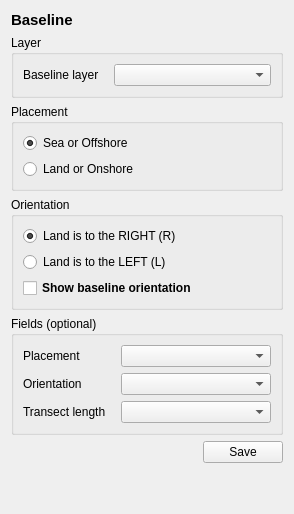
      <widget class="QWidget" name="tab_baseline">
       <attribute name="icon">
        <iconset>
         <normaloff>gui/icons/baseline.svg</normaloff>gui/icons/baseline.svg</iconset>
       </attribute>
       <attribute name="title">
        <string/>
       </attribute>
       <attribute name="toolTip">
        <string>Baseline</string>
       </attribute>
       <attribute name="whatsThis">
        <string>Shorelines</string>
       </attribute>
       <layout class="QVBoxLayout" name="verticalLayout">
        <item>
         <widget class="QLabel" name="label_37">
          <property name="font">
           <font>
            <pointsize>11</pointsize>
            <weight>75</weight>
            <bold>true</bold>
           </font>
          </property>
          <property name="text">
           <string>Baseline</string>
          </property>
          <property name="margin">
           <number>5</number>
          </property>
         </widget>
        </item>
        <item>
         <widget class="QGroupBox" name="gb_baseline_params">
          <property name="sizePolicy">
           <sizepolicy hsizetype="Preferred" vsizetype="Fixed">
            <horstretch>0</horstretch>
            <verstretch>0</verstretch>
           </sizepolicy>
          </property>
          <property name="title">
           <string>Layer</string>
          </property>
          <layout class="QFormLayout" name="formLayout_2">
           <property name="horizontalSpacing">
            <number>15</number>
           </property>
           <item row="0" column="0">
            <widget class="QLabel" name="label_13">
             <property name="text">
              <string>Baseline layer</string>
             </property>
            </widget>
           </item>
           <item row="0" column="1">
            <widget class="QgsMapLayerComboBox" name="qmlcb_baseline_baseline_layer">
             <property name="showCrs">
              <bool>true</bool>
             </property>
            </widget>
           </item>
          </layout>
         </widget>
        </item>
        <item>
         <widget class="QGroupBox" name="gb_baseline_placement">
          <property name="sizePolicy">
           <sizepolicy hsizetype="Preferred" vsizetype="Fixed">
            <horstretch>0</horstretch>
            <verstretch>0</verstretch>
           </sizepolicy>
          </property>
          <property name="title">
           <string>Placement</string>
          </property>
          <layout class="QFormLayout" name="formLayout_3">
           <item row="0" column="0">
            <widget class="QRadioButton" name="rb_baseline_placement_sea">
             <property name="cursor">
              <cursorShape>PointingHandCursor</cursorShape>
             </property>
             <property name="text">
              <string>Sea or Offshore</string>
             </property>
             <property name="checked">
              <bool>true</bool>
             </property>
            </widget>
           </item>
           <item row="1" column="0">
            <widget class="QRadioButton" name="rb_baseline_placement_land">
             <property name="cursor">
              <cursorShape>PointingHandCursor</cursorShape>
             </property>
             <property name="text">
              <string>Land or Onshore</string>
             </property>
             <property name="checked">
              <bool>false</bool>
             </property>
            </widget>
           </item>
          </layout>
         </widget>
        </item>
        <item>
         <widget class="QGroupBox" name="gb_baseline_orientation">
          <property name="sizePolicy">
           <sizepolicy hsizetype="Preferred" vsizetype="Fixed">
            <horstretch>0</horstretch>
            <verstretch>0</verstretch>
           </sizepolicy>
          </property>
          <property name="title">
           <string>Orientation</string>
          </property>
          <layout class="QFormLayout" name="formLayout_4">
           <item row="0" column="0">
            <widget class="QRadioButton" name="rb_baseline_orientation_land_right">
             <property name="cursor">
              <cursorShape>PointingHandCursor</cursorShape>
             </property>
             <property name="text">
              <string>Land is to the RIGHT (R)</string>
             </property>
             <property name="checked">
              <bool>true</bool>
             </property>
            </widget>
           </item>
           <item row="1" column="0">
            <widget class="QRadioButton" name="rb_baseline_orientation_land_left">
             <property name="cursor">
              <cursorShape>PointingHandCursor</cursorShape>
             </property>
             <property name="text">
              <string>Land is to the LEFT (L)</string>
             </property>
             <property name="checked">
              <bool>false</bool>
             </property>
            </widget>
           </item>
           <item row="2" column="0">
            <widget class="QCheckBox" name="cb_baseline_orientation">
             <property name="font">
              <font>
               <weight>75</weight>
               <italic>false</italic>
               <bold>true</bold>
               <underline>false</underline>
              </font>
             </property>
             <property name="text">
              <string>Show baseline orientation</string>
             </property>
             <property name="autoRepeat">
              <bool>false</bool>
             </property>
             <property name="tristate">
              <bool>false</bool>
             </property>
            </widget>
           </item>
          </layout>
         </widget>
        </item>
        <item>
         <widget class="QGroupBox" name="groupBox_12">
          <property name="title">
           <string>Fields (optional)</string>
          </property>
          <layout class="QFormLayout" name="formLayout_22">
           <property name="horizontalSpacing">
            <number>15</number>
           </property>
           <item row="0" column="0">
            <widget class="QLabel" name="label_25">
             <property name="text">
              <string>Placement</string>
             </property>
            </widget>
           </item>
           <item row="0" column="1">
            <widget class="QgsFieldComboBox" name="qfcb_baseline_placement_field">
             <property name="sizePolicy">
              <sizepolicy hsizetype="Fixed" vsizetype="Fixed">
               <horstretch>0</horstretch>
               <verstretch>0</verstretch>
              </sizepolicy>
             </property>
             <property name="minimumSize">
              <size>
               <width>150</width>
               <height>0</height>
              </size>
             </property>
             <property name="currentText">
              <string/>
             </property>
             <property name="placeholderText">
              <string>none</string>
             </property>
             <property name="allowEmptyFieldName">
              <bool>true</bool>
             </property>
            </widget>
           </item>
           <item row="1" column="0">
            <widget class="QLabel" name="label_26">
             <property name="text">
              <string>Orientation</string>
             </property>
            </widget>
           </item>
           <item row="1" column="1">
            <widget class="QgsFieldComboBox" name="qfcb_baseline_orientation_field">
             <property name="sizePolicy">
              <sizepolicy hsizetype="Fixed" vsizetype="Fixed">
               <horstretch>0</horstretch>
               <verstretch>0</verstretch>
              </sizepolicy>
             </property>
             <property name="minimumSize">
              <size>
               <width>150</width>
               <height>0</height>
              </size>
             </property>
             <property name="placeholderText">
              <string>none</string>
             </property>
             <property name="allowEmptyFieldName">
              <bool>true</bool>
             </property>
            </widget>
           </item>
           <item row="2" column="0">
            <widget class="QLabel" name="label_31">
             <property name="text">
              <string>Transect length</string>
             </property>
            </widget>
           </item>
           <item row="2" column="1">
            <widget class="QgsFieldComboBox" name="qfcb_baseline_length_field">
             <property name="sizePolicy">
              <sizepolicy hsizetype="Fixed" vsizetype="Fixed">
               <horstretch>0</horstretch>
               <verstretch>0</verstretch>
              </sizepolicy>
             </property>
             <property name="minimumSize">
              <size>
               <width>150</width>
               <height>0</height>
              </size>
             </property>
             <property name="placeholderText">
              <string>none</string>
             </property>
             <property name="allowEmptyFieldName">
              <bool>true</bool>
             </property>
            </widget>
           </item>
          </layout>
         </widget>
        </item>
        <item alignment="Qt::AlignRight">
         <widget class="QPushButton" name="pb_baseline_save_settings">
          <property name="font">
           <font>
            <weight>50</weight>
            <bold>false</bold>
           </font>
          </property>
          <property name="cursor">
           <cursorShape>PointingHandCursor</cursorShape>
          </property>
          <property name="text">
           <string>Save</string>
          </property>
         </widget>
        </item>
        <item>
         <spacer name="verticalSpacer_5">
          <property name="orientation">
           <enum>Qt::Vertical</enum>
          </property>
          <property name="sizeHint" stdset="0">
           <size>
            <width>20</width>
            <height>40</height>
           </size>
          </property>
         </spacer>
        </item>
       </layout>
      </widget>
